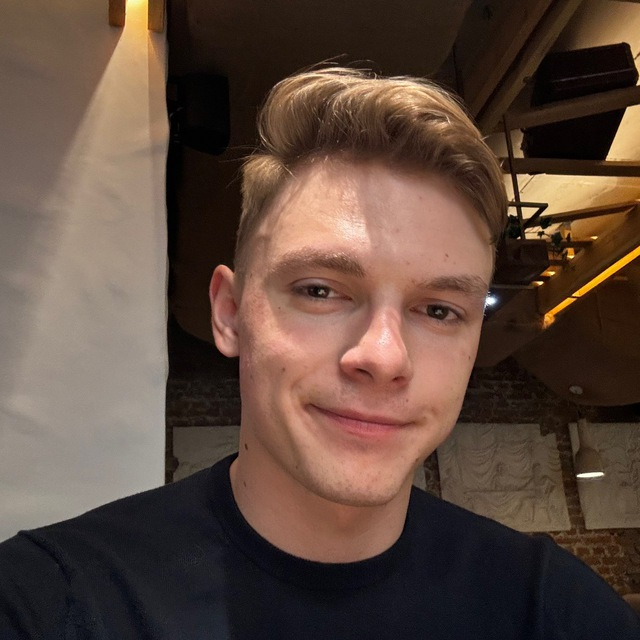
#> input picture Xsemestr/DataSciencefEC/Lab5/image.jpg, 640 x 640 px
$ python script2.py
#> lines starting #> are read from the running program, lines starting #| are printed output that depends on the picture
from PIL import Image, ImageEnhance
from matplotlib import pyplot as plt
from sklearn.cluster import KMeans
import numpy as np

# Покращення контрасту
image = Image.open('image.jpg')
#> image is the input picture: PIL image 640x640 RGB; mean R, G, B 94.1, 73.1, 61.6
enhancer = ImageEnhance.Contrast(image)
image_enhanced = enhancer.enhance(2.0)  # Збільшення контрасту на 200%[6]
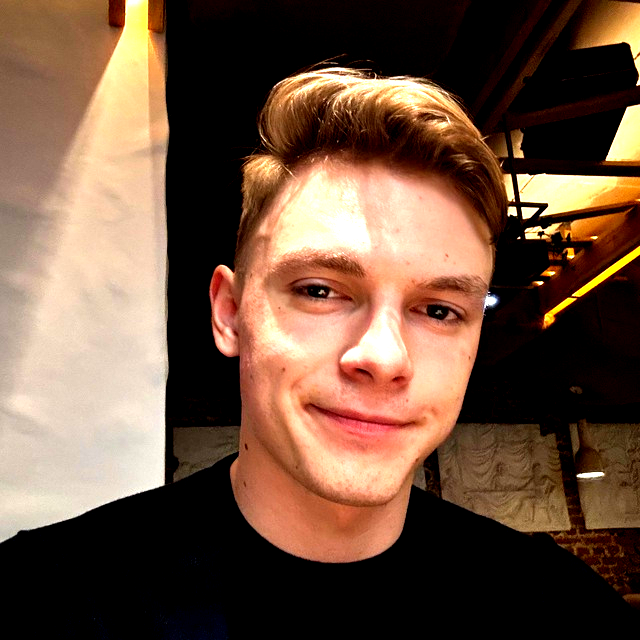
#> image_enhanced: PIL image 640x640 RGB; mean R, G, B 111.7, 82.9, 63.7

# Перетворення зображення у масив пікселів
pixels = np.array(image_enhanced).reshape(-1, 3)

# Кластеризація кольорів методом k-means
kmeans = KMeans(n_clusters=5)
kmeans.fit(pixels)
dominant_colors = kmeans.cluster_centers_.astype(int)

# Відображення домінантних кольорів
plt.figure(figsize=(10,2))
for i, color in enumerate(dominant_colors):
    plt.fill_between([i, i+1], 0, 1, color=color/255)
plt.axis('off')
plt.title('Домінантні кольори (k=5)')
plt.show()
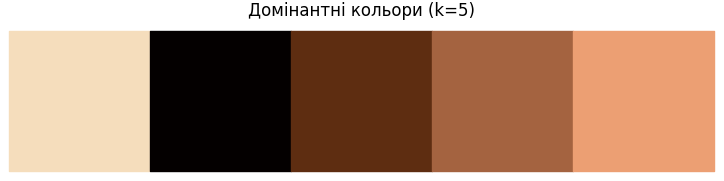
#> figure drawn by matplotlib, 1 panel
